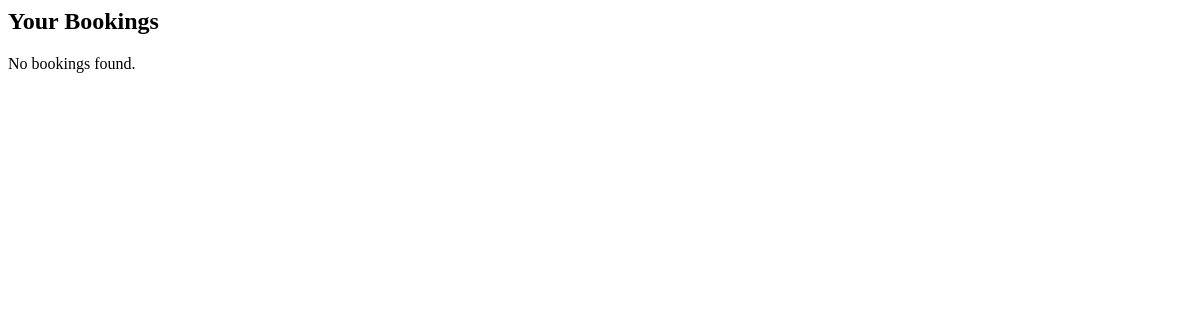
Page /booking/ (signed in) on the earlier database version.
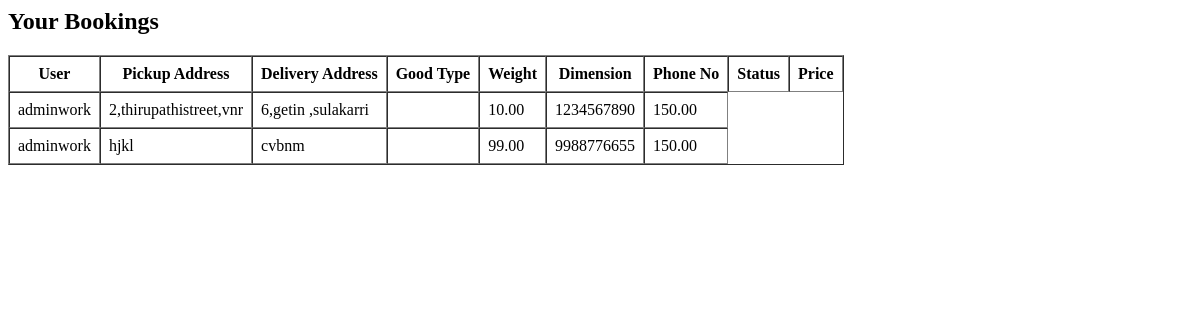
Same page on the later database version.
### client/models.py (models this page shows, shortened)
class Booking(models.Model):
    class Meta:
        ordering = ['-booking_date']
    STATUS_CHOICES = [
        ('pending', 'Pending'),
        ('accepted', 'Accepted'),
        ('in-transit', 'In-Transit'),
        ('delivered', 'Delivered'),
    ]
    user = models.ForeignKey(User, on_delete=models.CASCADE, related_name='bookings')
    pickup_address = models.TextField()
    delivery_address = models.TextField()
    goods_type = models.CharField(max_length=100)
    weight = models.DecimalField(max_digits=10, decimal_places=2)
    dimensions = models.CharField(max_length=100)
    booking_date = models.DateTimeField(auto_now_add=True)
    phone_no = models.CharField(max_length=15)
    status = models.CharField(max_length=20, choices=STATUS_CHOICES, default='pending')
    branch_id = models.CharField(max_length=10, default='vpt1')
    order_id = models.CharField(max_length=20, unique=True, editable=False, null=True, blank=True)
    vehicle_latitude = models.FloatField(null=True, blank=True)
    vehicle_longitude = models.FloatField(null=True, blank=True)
    vehicle_type = models.ForeignKey(
    'VehicleType',
    on_delete=models.SET_NULL,
    related_name='bookings',
    null=True,
    blank=True
)
    distance_km = models.DecimalField(max_digits=10, decimal_places=2, null=True, blank=True)
    estimated_time_min = models.DecimalField(max_digits=10, decimal_places=2, null=True, blank=True)
    price = models.DecimalField(max_digits=10, decimal_places=2, null=True, blank=True)

### client/views.py (the view)
# urls.py: path('booking/', views.booking_list, name='booking_list'),
@login_required
def booking_list(request):
    bookings = Booking.objects.filter(user=request.user).order_by('-booking_date')
    return render(request, 'booking_list.html', {'bookings': bookings})

### client/templates/booking_list.html
<h2>Your Bookings</h2>
{% if bookings %}
<table border="1" cellpadding="8" cellspacing="0">
  <thead>
    <tr>
      <th>User</th>
      <th>Pickup Address</th>
      <th>Delivery Address</th>
      <th>Good Type</th>
      <th>Weight</th>
      <th>Dimension</th>
      <th>Phone No</th>
      <th>Status</th>
      <th>Price</th>
    </tr>
  </thead>
  <tbody>
    {% for booking in bookings %}
    <tr>
      <td>{{ booking.user.username }}</td>
      <td>{{ booking.pickup_address }}</td>
      <td>{{ booking.delivery_address }}</td>
      <td>{{ booking.good_type }}</td>
      <td>{{ booking.weight }}</td>
      <td>{{ booking.phone_no }}</td>
      <td>{{ booking.price }}</td>
    </tr>
    {% endfor %}
  </tbody>
</table>
{% else %}
<p>No bookings found.</p>
{% endif %}

Differences in the rows shown:
added Booking: user.username "adminwork", pickup_address "2,thirupathistreet,vnr", delivery_address "6,getin ,sulakarri", weight "10.00", phone_no "1234567890", price "150.00"
added Booking: user.username "adminwork", pickup_address "hjkl", delivery_address "cvbnm", weight "99.00", phone_no "9988776655", price "150.00"
Other differences:
text no longer shown: "No bookings found."
text now shown: "User Pickup Address Delivery Address Good Type Weight Dimension Phone No Status Price"
